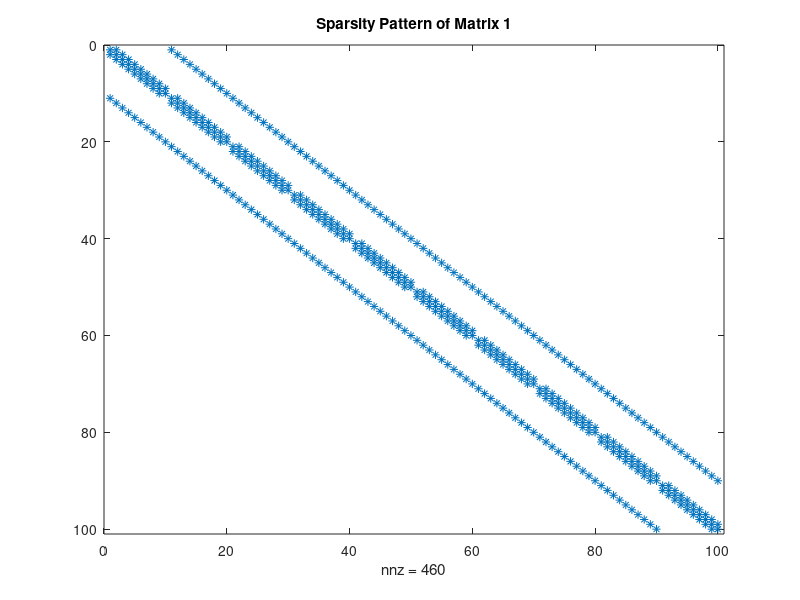
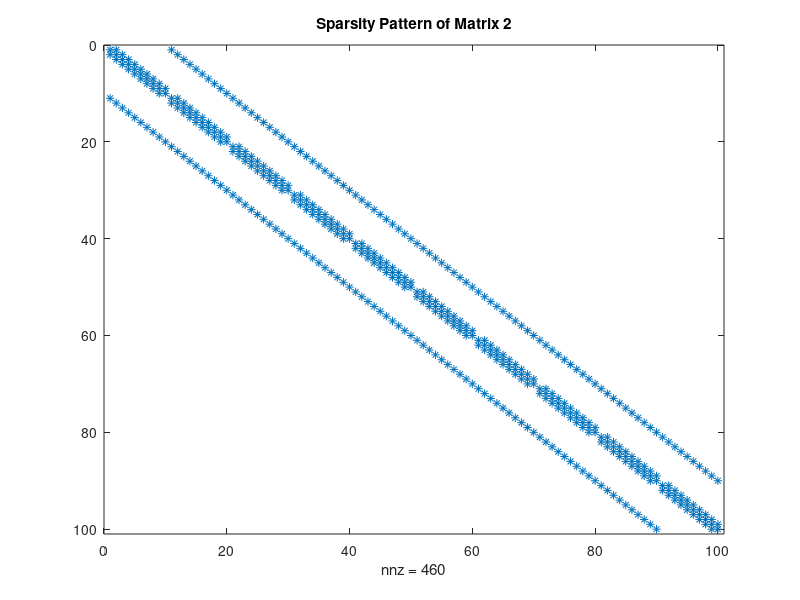
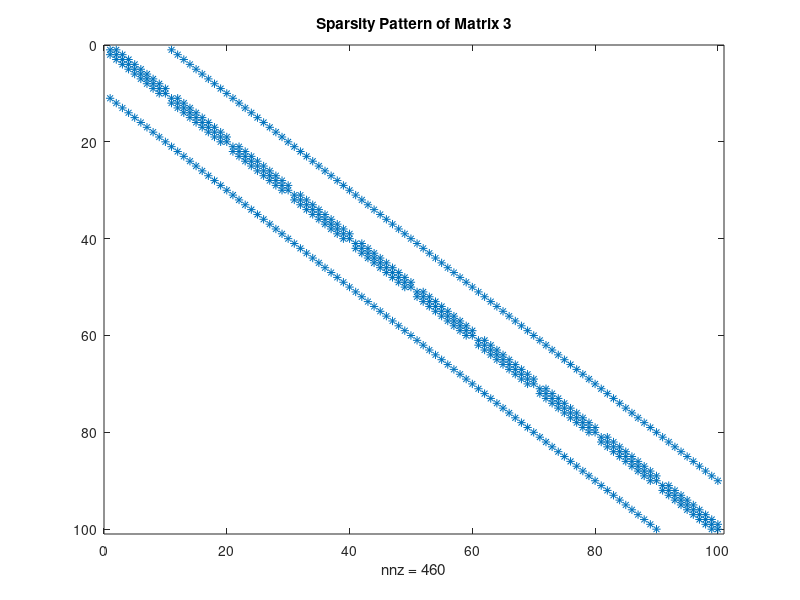
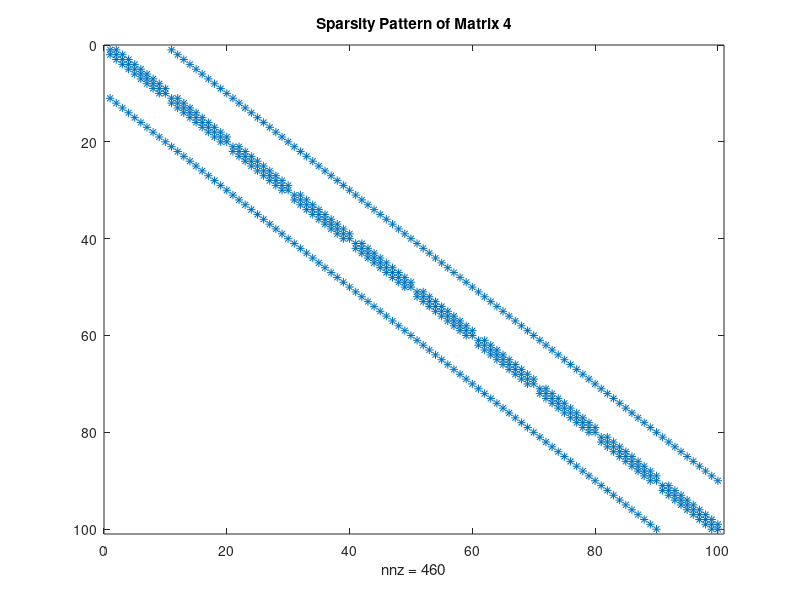

Source code (MATLAB) for these figures, in order: (Note: this script raises an error after producing the figures.)
% Load the data
load('cd2d_matrices.mat');

% Create a directory to save sparsity patterns
sparsityDir = 'cd2d_sparsity_pattern';
if ~exist(sparsityDir, 'dir')
    mkdir(sparsityDir);
end

for i = 1:numel(matrices)
    % Display the sparsity pattern of each sparse matrix
    spy(matrices{i});
    title(['Sparsity Pattern of Matrix ', num2str(i)]);

    % Save the sparsity pattern as an image
    filename = fullfile(sparsityDir, ['sparsity_pattern_' num2str(i) '.png']);
    saveas(gcf, filename);
    
    % Close the current figure to avoid overlap
    close(gcf);
end

% Initialize a cell array to store the exact maps
exactMapArray = cell(1, numel(matrices) - 1);

% Create a directory to save sparsity patterns of inverse matrices
exactMapDir = 'cd2d_exact_map_sparsity_pattern';
if ~exist(exactMapDir, 'dir')
   mkdir(exactMapDir);
end

% Compute inverses and save sparsity patterns
for i = 1:numel(matrices)
    if i == 1
        A0 = matrices{i};
    else
        A_k = matrices{i};
        M_k = A_k\A0;
        exactMapArray{i-1} = M_k;

        % Show the sparsity pattern of the exact map
        spy(M_k);
        title(['Exact Map (step' num2str(i) '.mat)']);
        xlabel('Column Index');
        ylabel('Row Index');

        % Save the sparsity pattern plot of the exact map
        exactMapFilename = fullfile(exactMapDir, [num2str(i) '.png']);
        saveas(gcf, exactMapFilename);
        close(gcf);
    end
end

% Save inverseMatArray to a .mat file
save('cd2d_exact_maps.mat', 'exactMapArray', '-v7.3', '-nocompression');
